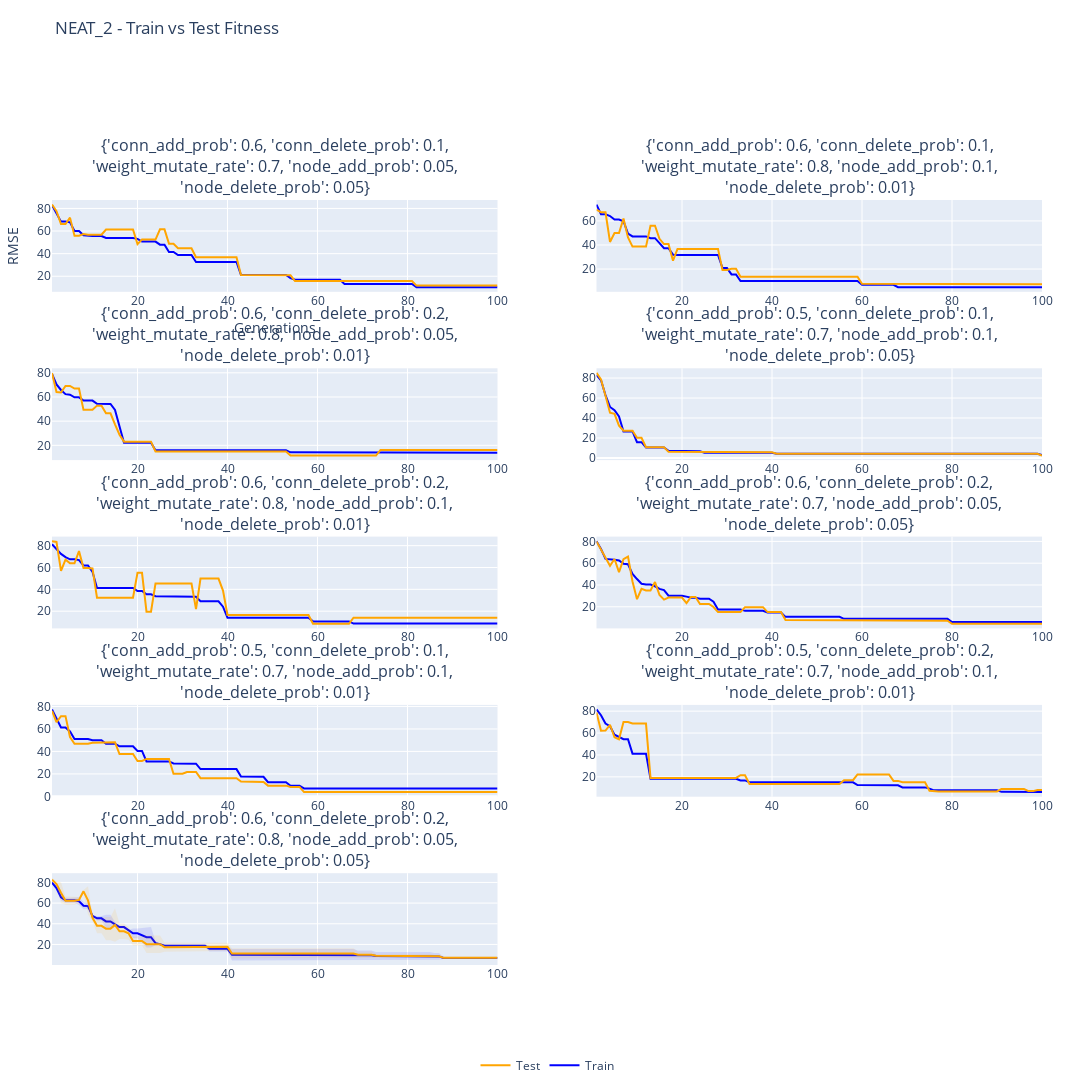

The notebook cell saved with this chart:
### Markdown cell above
### Brief Discussion on Overfitting and Early Convergence

- In this approach, we can see there is a later convergence than before. Nonetheless, it seems to converge overall.

- Once again, neither overfiting or underfiiting do not seem to be a problem, as the test result is not significantly different from the training result, suggesting a good generalibility towards unseen data.

### Code cell
fit_or_size_per_comb(k_outer,MODEL_NAME, height=1800, width=1500, vertical_spacing=0.1, horizontal_spacing=0.1, title_y=.98,top_margin=200)
